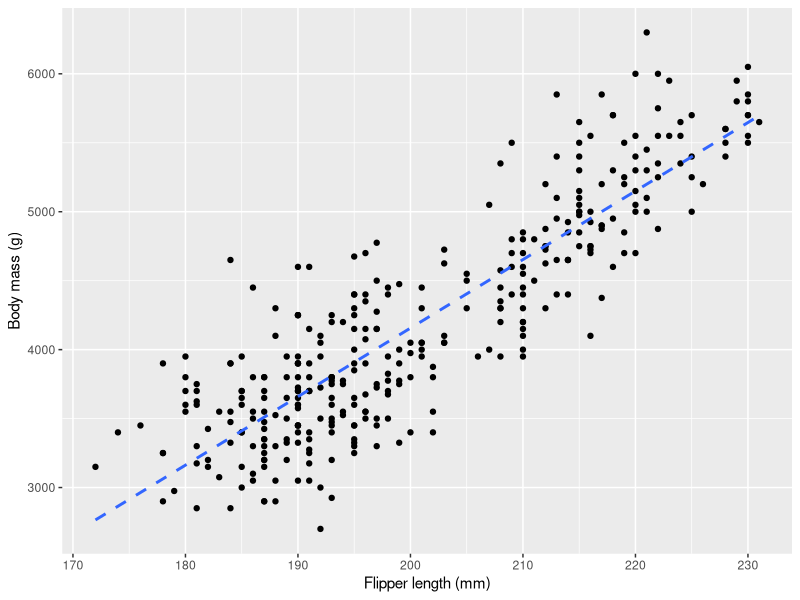

Here is the R script that generated this plot:
## ---- chunk 1
knitr::opts_chunk$set(echo = FALSE)
library(tidyverse)
library(palmerpenguins)
## ---- chunk 2
ggplot(data = penguins, aes(x = flipper_length_mm, y = body_mass_g)) +
  geom_point() +
  labs( x = "Flipper length (mm)", 
        y = "Body mass (g)", 
        main = "Penguin Body Mass as a Function of Flipper Length") +
  geom_smooth(method = lm, se = FALSE, linetype = "dashed")

